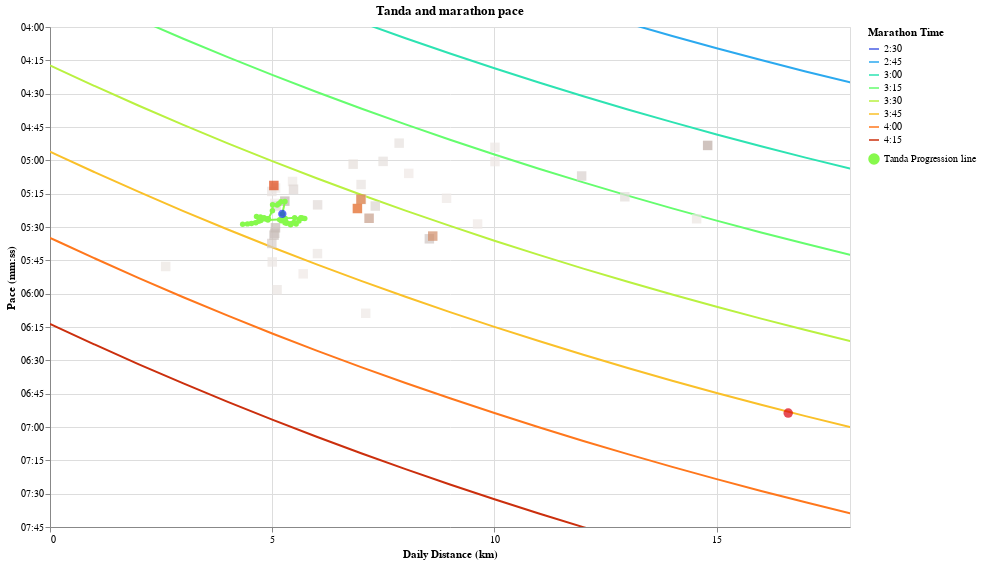

This figure's notebook cell:
### Code cell
(marathon_times + daily_line + tanda_progression + current_form).properties(
    title="Tanda and marathon pace",
).interactive().show()
